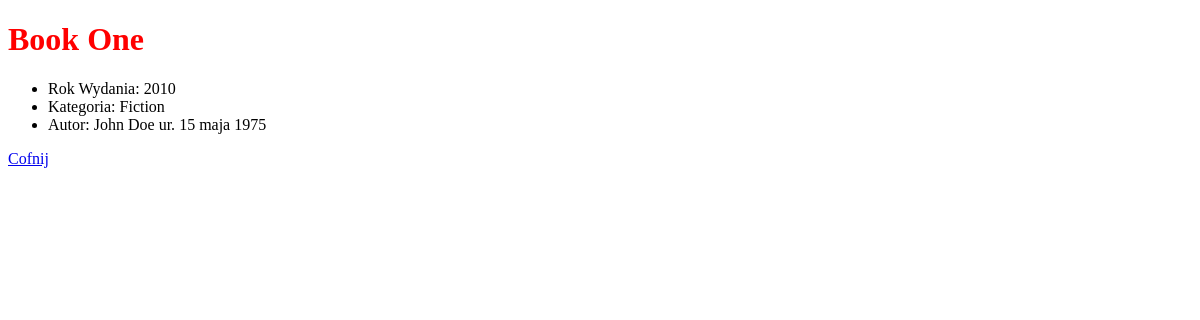
Before: /book/1/ with the older database file.
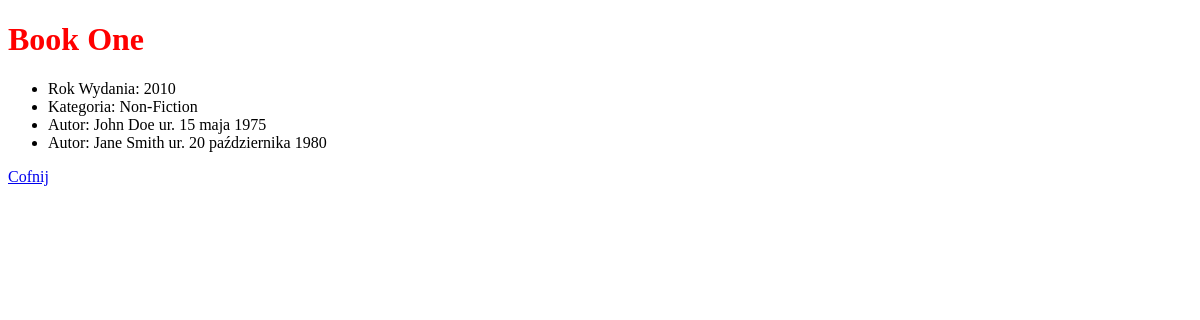
After: the same page with the newer database file.
### books/models.py (models this page shows, shortened)
class Book(models.Model):
    title = models.CharField(max_length=255)
    publication_year = models.IntegerField()
    authors = models.ManyToManyField(Author)
    category = models.ForeignKey(Category, on_delete=models.CASCADE)
    extra_info = models.OneToOneField('ExtraInfo', on_delete=models.CASCADE, null=True, blank=True)

class Category(models.Model):
    name = models.CharField(max_length=100)

class Author(models.Model):
    first_name = models.CharField(max_length=100)
    last_name = models.CharField(max_length=100)
    date_of_birth = models.DateField()

### books/views.py (the view)
# urls.py: path('<int:book_id>/', one_book, name='one_book'),
def one_book(request, book_id):
    book = get_object_or_404(Book, pk=book_id)
    field_names = [b.name for b in Book._meta.get_fields()]
    for i,b in enumerate(field_names):
        print(b)
        if b == "category":
            field_names[i] = "category_set"
        elif b == "authors":
            field_names[i] = "authors_set"
    print(field_names)
    return render(request, 'book/one-book.html', {'book': book, 'field_names': field_names})

### templates/book/one-book.html (shortened to what this page needs)
{% extends 'book/main.html' %}
{% block page %}
<h1>{{ book.title }}</h1>
<ul>
    <li>Rok Wydania: {{ book.publication_year }}</li>
    <li>Kategoria: {{ book.category.name }}</li>
    {% for author in book.authors.all %}
    <li>Autor: {{ author.first_name }} {{ author.last_name }} ur. {{ author.date_of_birth }}</li>
    {% endfor %}
</ul>
</body>
<a href="{% url 'all_books' %}">Cofnij</a>
{% endblock %}

Changed rows visible on the page:
changed Book "Book One": category.name "Fiction" → "Non-Fiction"
now on this page (row unchanged): Author: first_name "Jane", last_name "Smith", date_of_birth "20 października 1980"
